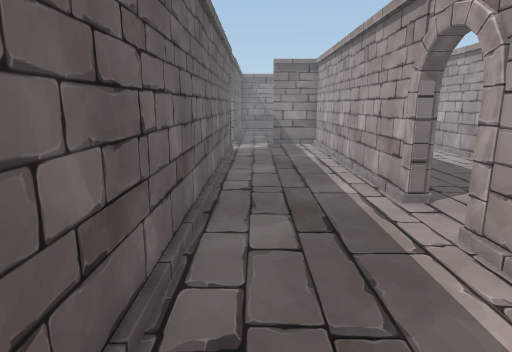
View 1 (above)

19 first-person views from a walk through a scene from a Unity 3-D project. The camera is 1.4 m above the floor, tilts 12° down and sees 75° across. The floor is counted in squares, 0.5 m on a side. Each view is taken from the middle of a square. On the plan, view 1 faces up. The plan holds only what a view shows up to about 20 squares ahead; the rest is blank. The place goes on beyond the plan. The player is left out. Some animated figures are left out.

View 2
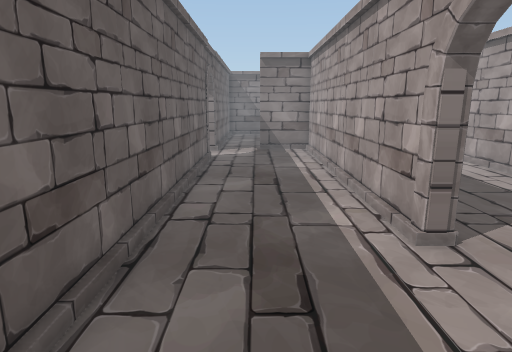

View 3
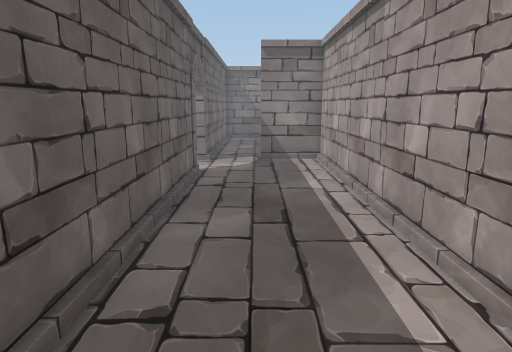

View 4
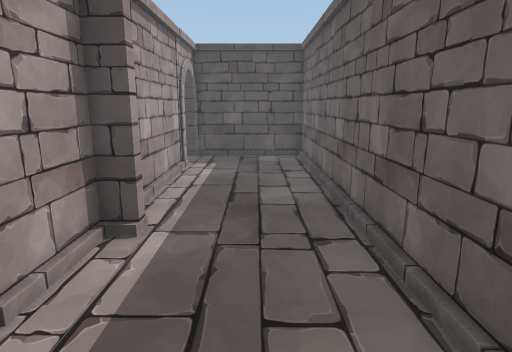

View 5
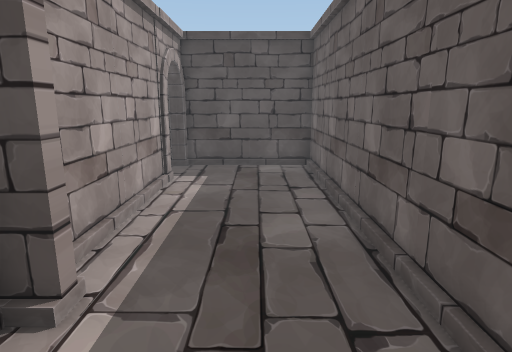

View 6
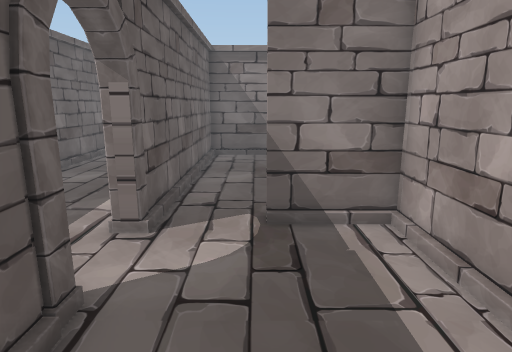

View 7
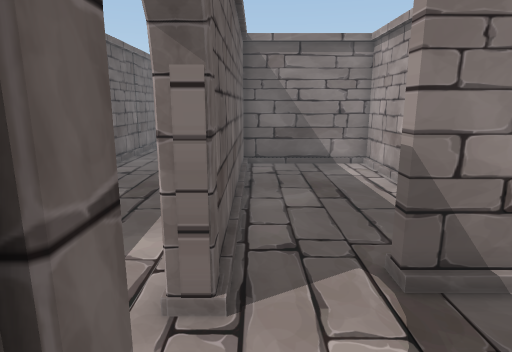

View 8
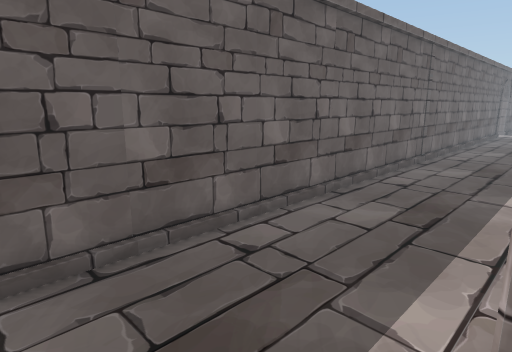

View 9
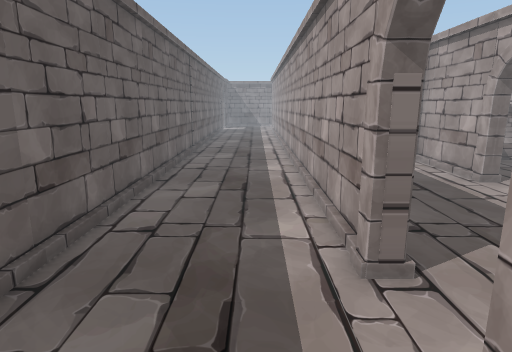

View 10
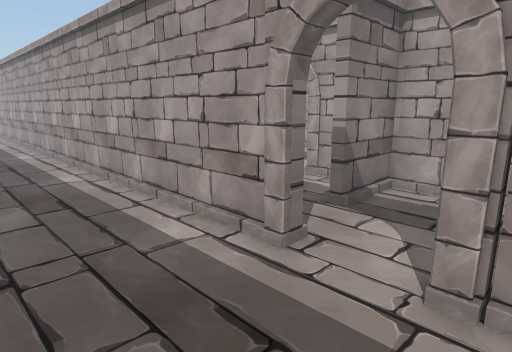

View 11
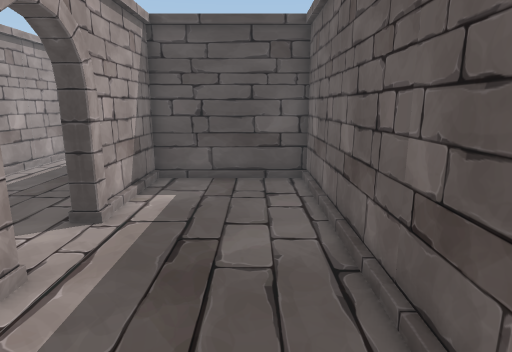

View 12
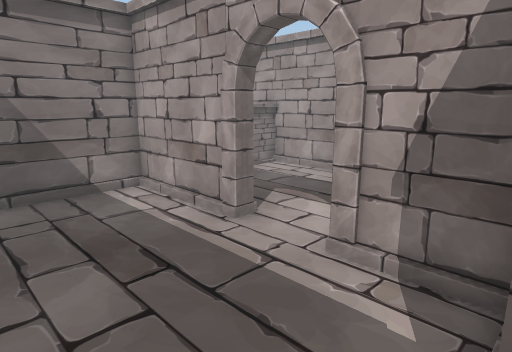

View 13
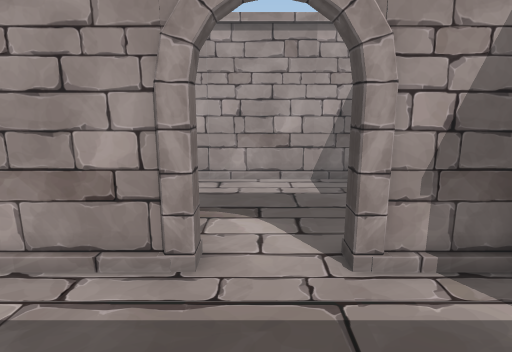

View 14
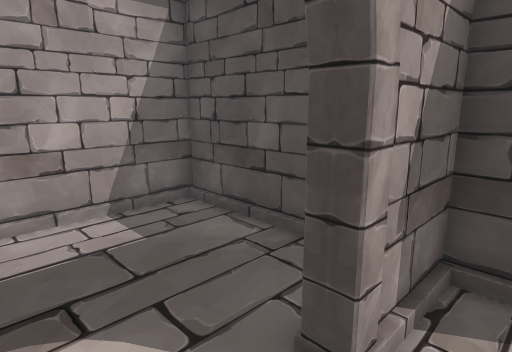

View 15
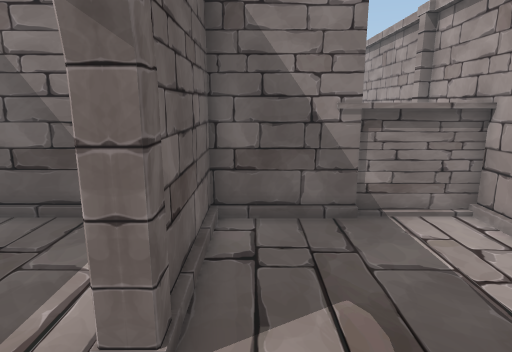

View 16
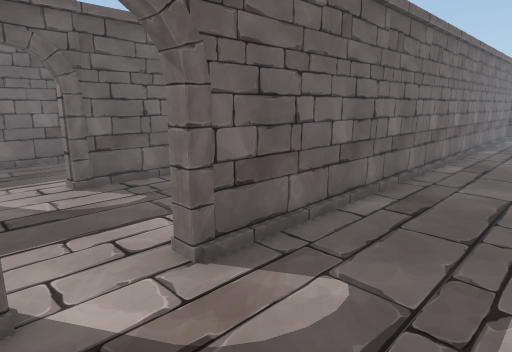

View 17
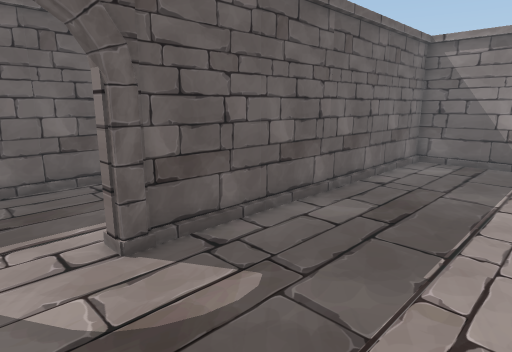

View 18
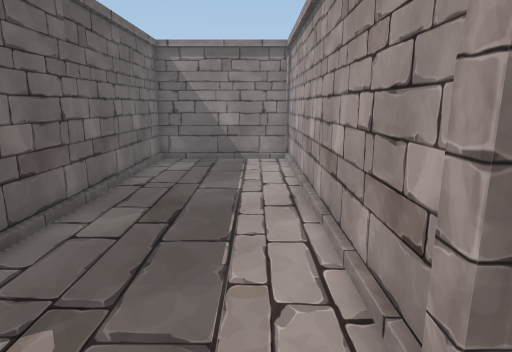

View 19
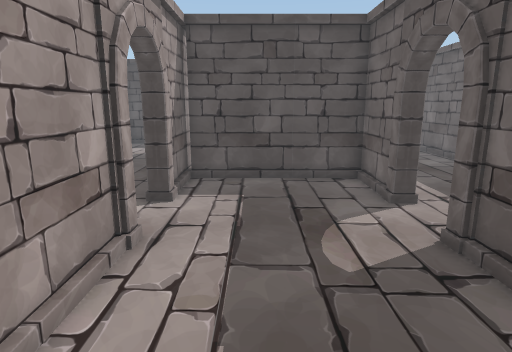

### Floor plan
Ten units are one square. View 1 is at (0, 0); x grows to the right and y downward. Boxes are objects, and circles mark ways between rooms. Rooms are numbered by the first view taken in them; rooms with no view inside come last. Other rooms are left out.
<svg viewBox="-85 -410 240 504">
<path fill="none" stroke="#000" d="M44 -93 44 -248 13 -248M44 -30 44 -67M36 -25 36 -30M44 52 44 -12M-22 -213 -16 -213 -16 89 43 89M43 58 43 51M-16 -240 -22 -240M-20 -246 -20 -405M-22 -240 -22 -246M-22 -208 -22 -213M-80 -405 -80 -160 -20 -160 -20 -209M44 -310 44 -363 -16 -363 -16 -240M13 -248 13 -252M44 -252 44 -283M50 -316 50 -310 44 -310M44 -283 50 -283M72 -252 116 -252M118 -250 118 -354M95 -363 48 -363 48 -320M115 -65 122 -65M122 -302 122 -92 115 -92M50 -100 50 -93 44 -93M118 -96 118 -250M115 -92 115 -97M44 -67 50 -67 50 -61M48 -58 48 -30 116 -30M115 -59 115 -65M116 -248 48 -248 48 -99M118 -19 118 -51"/>
<circle cx="-20" cy="-230" r="3" fill="#2a7"/>
<circle cx="0" cy="-250" r="3" fill="#2a7"/>
<circle cx="45" cy="-80" r="3" fill="#2a7"/>
<circle cx="45" cy="-295" r="3" fill="#2a7"/>
<circle cx="120" cy="-80" r="3" fill="#2a7"/>
<text x="10" y="-80">1</text>
<text x="-50" y="-290">2</text>
<text x="10" y="-300">3</text>
<text x="80" y="-300">4</text>
<text x="150" y="-150">5</text>
<text x="80" y="-140">6</text>
</svg>
Room 1 opens to room 2. Room 1 opens to room 3. Room 1 opens to room 6. Room 3 opens to room 4. Room 5 opens to room 6.

Where each view was taken, in squares from view 1:
view 1: 0 up, 0 right, facing up
view 2: 3 up, 1 right, facing up
view 3: 7 up, 1 right, facing up
view 4: 10 up, 1 right, facing down
view 5: 7 up, 1 right, facing down
view 6: 17 up, 1 right, facing up
view 7: 20 up, 1 left, facing up
view 8: 22 up, 2 left, facing up-left
view 9: 19 up, 4 left, facing up
view 10: 20 up, 7 left, facing up-right
view 11: 29 up, 6 left, facing down
view 12: 25 up, 1 left, facing up-right
view 13: 30 up, 1 left, facing right
view 14: 31 up, 3 right, facing down-right
view 15: 28 up, 6 right, facing up
view 16: 6 up, 17 right, facing up-left
view 17: 7 up, 11 right, facing up-left
view 18: 7 up, 10 right, facing up
view 19: 16 up, 9 right, facing down
